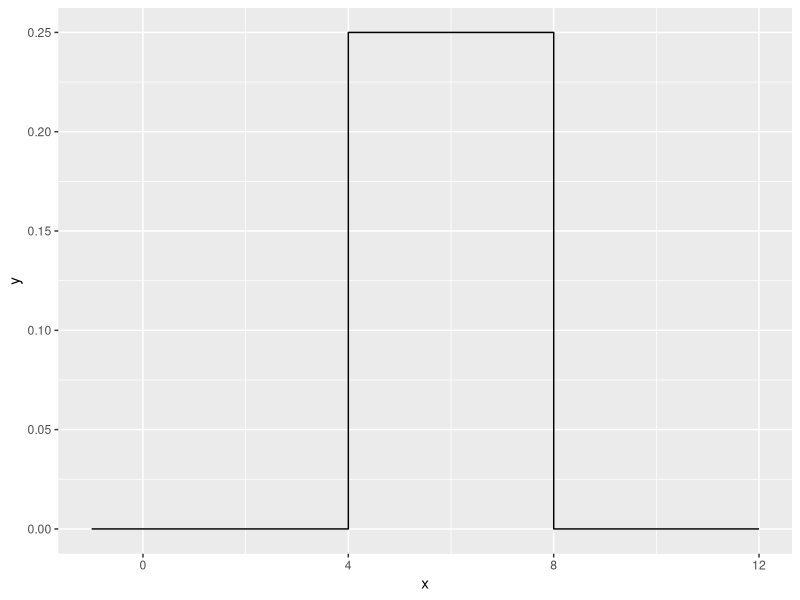
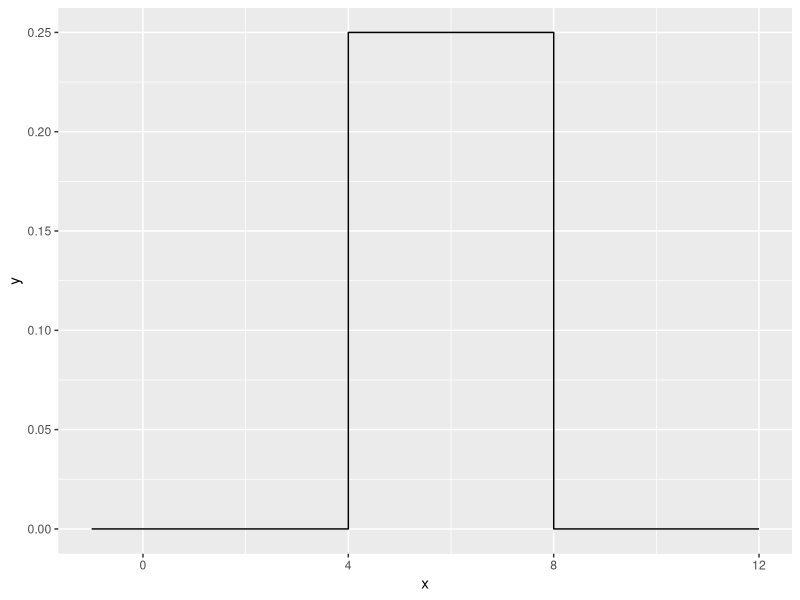
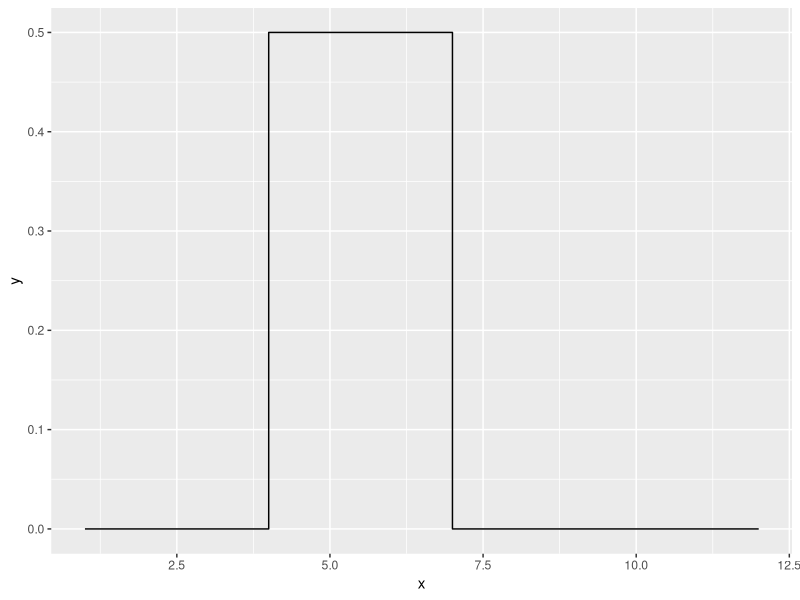
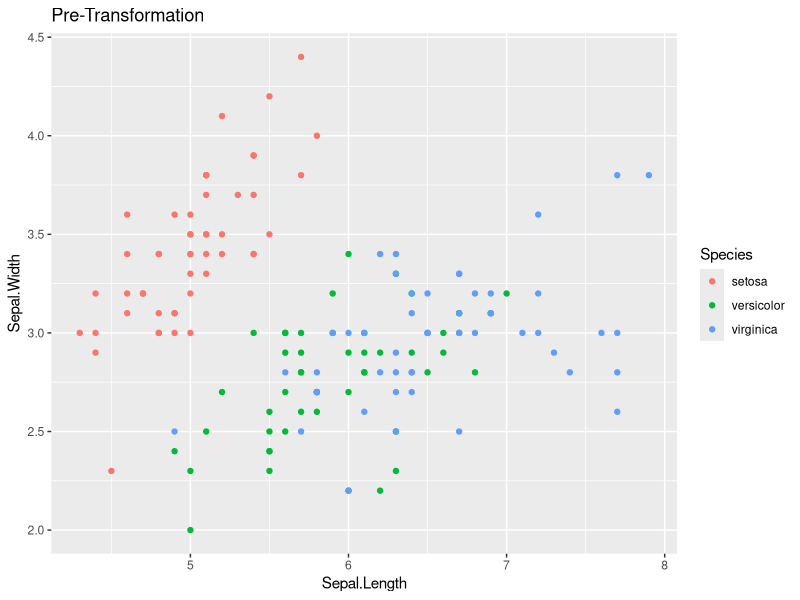
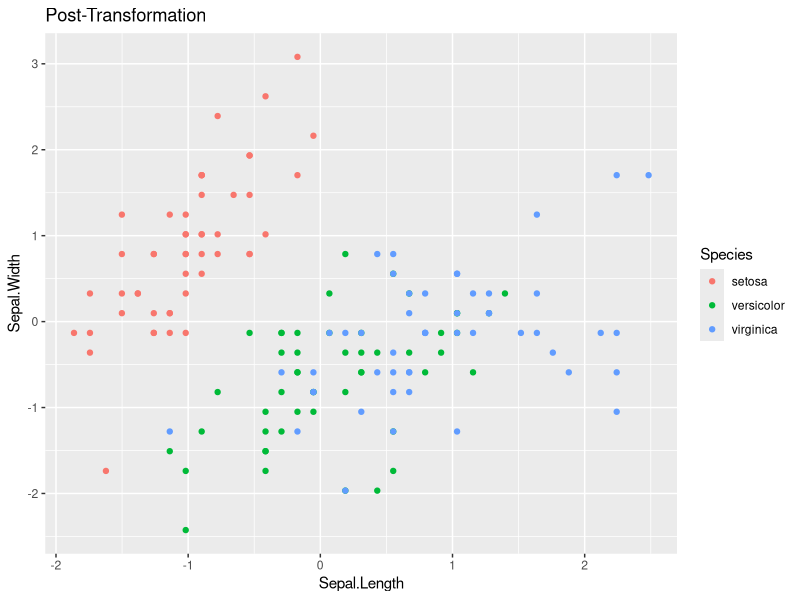
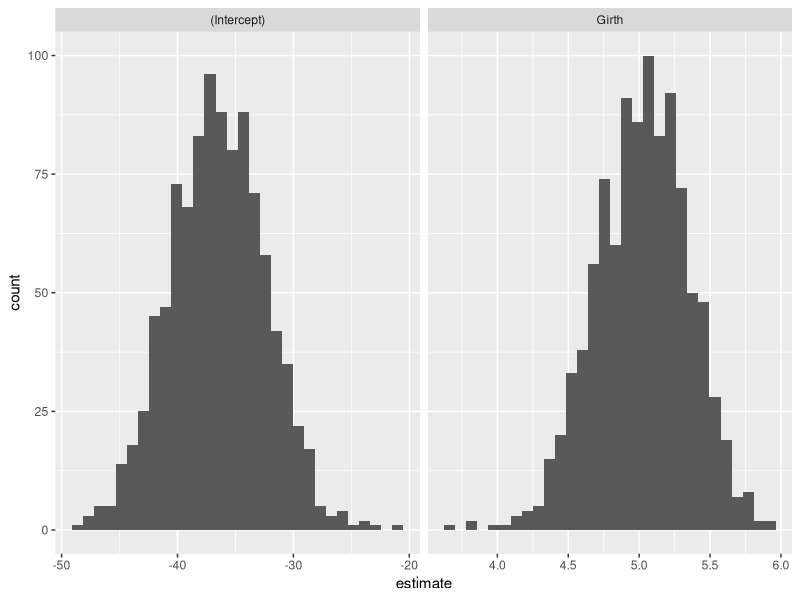

Write R code to recreate these figures, in order.
## ---- chunk 1
library(tidyverse)
## ---- chunk 2

duniform <- function(x, a=4, b=6){
    if( (a<=x) & (x<=b) ){
      result <- 1/(b-a)
      }else{
        result <- 0}
  result
}

duniform(5)

duniform(3)

duniform(7)
## ---- chunk 3

duniform.2 <- function(x, a, b){
  output <- NULL
  N <- length(x)
  for(i in 1:N)
    if((a<=x[i]) & (x[i]<=b)){
      output[i] <- 1/(b-a)
      }else{
        output[i] <- 0}
  return(output)
}

## ---- chunk 4
data.frame( x=seq(-1, 12, by=.001) ) %>%
  mutate( y = duniform.2(x, 4, 8) ) %>%
  ggplot( aes(x=x, y=y) ) +
  geom_step()
## ---- chunk 5
microbenchmark::microbenchmark( duniform.2( seq(-4,12,by=.0001), 4, 8), times=100)
## ---- chunk 6
result <- function(x, a, b){
  output <- NULL
  output <- ifelse( a<=x & x<=b, 1/(b-a), 0 )
  return(output)
  }

data.frame( x=seq(-1, 12, by=.001) ) %>%
  mutate( y = result(x, 4, 8) ) %>%
  ggplot( aes(x=x, y=y) ) +
  geom_step()

microbenchmark::microbenchmark( result( seq(-4,12,by=.0001), 4, 8), times=100)
## ---- chunk 7
a <- 4
b <- 6

duniform.2 <- function(x){
  output <- NULL
  N <- length(x)
  for(i in 1:N)
    if((a<=x[i]) & (x[i]<=b)){
      output[i] <- 1/(b-a)
      }else{
        output[i] <- 0}
  return(output)
}

data.frame( x=seq(1, 12, by=1) ) %>%
  mutate( y = duniform.2(x) ) %>%
  ggplot( aes(x=x, y=y) ) +
  geom_step()
## ---- chunk 8

standardize <- function(x){
  output <- NULL
  N <- length(x)
  output <- ((x-mean(x))/sd(x))
  return(output)
}
## ---- chunk 9
data( 'iris' )
# Graph the pre-transformed data.
ggplot(iris, aes(x=Sepal.Length, y=Sepal.Width, color=Species)) +
  geom_point() +
  labs(title='Pre-Transformation')

# Standardize all of the numeric columns
# across() selects columns and applies a function to them
# there column select requires a dplyr column select command such
# as starts_with(), contains(), or where().  The where() command
# allows us to use some logical function on the column to decide
# if the function should be applied or not.
iris.z <- iris %>% mutate( across(where(is.numeric), standardize) )

# Graph the post-transformed data.
ggplot(iris.z, aes(x=Sepal.Length, y=Sepal.Width, color=Species)) +
  geom_point() +
  labs(title='Post-Transformation')
## ---- chunk 10
fizzbuzz <- function(n) {
  result <- NULL
  N <- length(n)
  for (i in 1:N) {
    if ((i %% 3 == 0) & (i %% 5 == 0)) {
      result[i] <- "Fizz-Buzz"
    } else if (i %% 3 == 0) {
      result[i] <- "Fizz"
    } else if (i %% 5 == 0) {
      result[i] <- "Buzz"
    } else {
      result[i] <- as.character(i)
    }
    
  }
  
  return(result)
}

buzzlightyear <- c(1, 2, 3, 4, 5, 6, 7 , 8, 9, 10, 11, 12, 13, 14, 15)
paste(fizzbuzz(buzzlightyear))
## ---- chunk 11
#' Calculate bootstrap CI for an lm object
#' 
#' @param model
#' @param N
boot.lm <- function(model, N=1000){
  data    <- model$model  # Extract the original data
  formula <- model$terms  # and model formula used

  # Start the output data frame with the full sample statistic
  output <- broom::tidy(model) %>% 
    select(term, estimate) %>% 
    pivot_wider(names_from=term, values_from=estimate)

  for( i in 1:N ){
    data.boot <- data %>% sample_frac( replace=TRUE )
    model.boot <- lm( formula, data=data.boot)
    coefs <- broom::tidy(model.boot) %>% 
      select(term, estimate) %>% 
      pivot_wider(names_from=term, values_from=estimate)
    output <- output %>% rbind( coefs )
  }  
  
  return(output)
}

# Run the function on a model
m <- lm( Volume ~ Girth, data=trees )
boot.dist <- boot.lm(m)

# If boot.lm() works, then the following produces a nice graph
boot.dist %>% gather('term','estimate') %>% 
  ggplot( aes(x=estimate) ) + 
  geom_histogram() + 
  facet_grid(.~term, scales='free')
